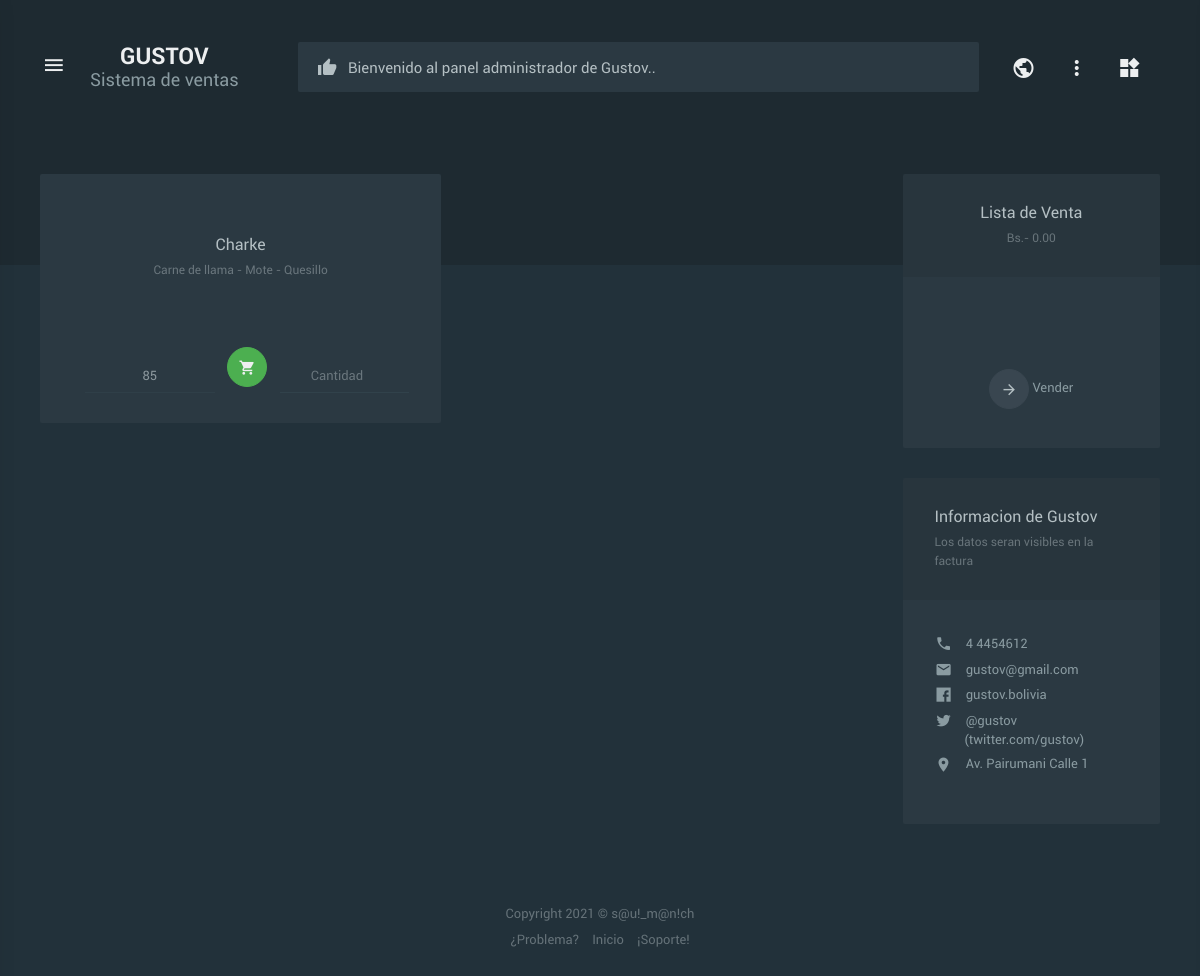
The page /Vista/layouts/administrador/venta.php (signed in) on the database as committed earlier.
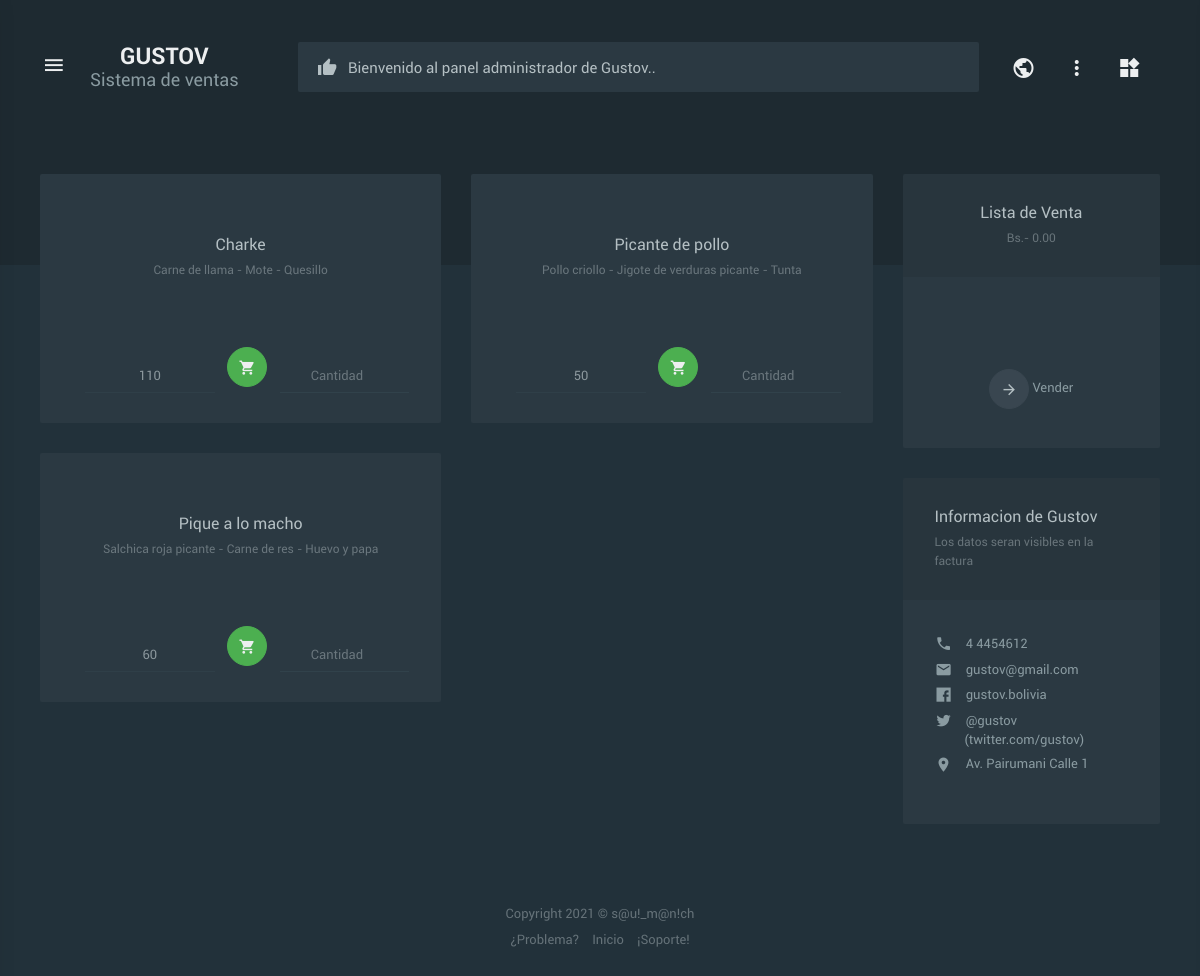
The same page on the database as committed later.
### tables this page shows
create table menu
(
	id_menu int not null auto_increment primary key,
	nombre varchar(50),
	precio int,
	ingredientePrincipal varchar(50),
	ingredienteSecundario varchar(50),
	ingredienteComplemento varchar(50),
	estado bool
);

### Modelo/menu.php (called while the page is built, shortened)
<?php
  class Menu
  {
    public function __get($name)
    {
      if (property_exists($this, $name))
      {
        return $this->$name;
      }
      else
      {
        return "Error al encontrar el atributo {$name}";
      }
    }
    public function getMenu()
    {
      try
      {
        $conexion = new Conexion();
        $conexion = $conexion->conectar();
        $query = 'SELECT * FROM menu';
        $preparar = $conexion->prepare($query);
        $preparar->execute();
        $registro = $preparar->fetchAll();
        return ($registro) ? $registro : null;
      }
      catch (PDOException $e)
      {
        return 'Error';
      }
    }
  }
?>

### Controlador/menuControlador.php (called while the page is built, shortened)
<?php
$path = getcwd();
if (strpos($path,'\layouts\administrador')) {
  include ('../../../Modelo/menu.php');
}else{
include ('../Modelo/menu.php');
}
  function listaMenu()
  {
    $menu = new Menu();
    $menu = $menu->getMenu();
    $listaMenu = array();
    $i = 0;
    if ($menu!=null)
    {
      foreach ($menu as $value)
      {
        $menu = new Menu();
        $menu->id_menu = $value['id_menu'];
        $menu->nombre = $value['nombre'];
        $menu->precio = $value['precio'];
        $menu->estado = ($value['estado']==1) ? 'Activo' : 'Inactivo';
        $menu->ingredientePrincipal = $value['ingredientePrincipal'];
        $menu->ingredienteSecundario = $value['ingredienteSecundario'];
        $menu->ingredienteComplemento = $value['ingredienteComplemento'];
        $listaMenu[$i] = $menu;
        $i++;
      }
      return $listaMenu;
    }
    else
    {
      return null;
    }
  }
?>

### Vista/layouts/administrador/venta.php (the view, shortened to what this page needs)
<?php
include '../../../Controlador/menuControlador.php';
$datosMenu = listaMenu();
  if ($_SESSION["usuario"]!=null) {
?>
<!DOCTYPE html>
<html lang="es">
    <head>
        <link href="../../assets/css/calendario.css" rel="stylesheet">
        <link href="../../vendors/animate.css/animate.min.css" rel="stylesheet">
        <link href="../../vendors/material-design-iconic-font/dist/css/material-design-iconic-font.min.css" rel="stylesheet">
        <link href="../../vendors/malihu-custom-scrollbar-plugin/jquery.mCustomScrollbar.min.css" rel="stylesheet">
        <link href="../../vendors/fullcalendar/dist/fullcalendar.min.css" rel="stylesheet">
        <link href="../../vendors/eonasdan-bootstrap-datetimepicker/build/css/bootstrap-datetimepicker.min.css" rel="stylesheet">
        <link href="../../vendors/select2/dist/css/select2.min.css" rel="stylesheet">
        <link href="../../assets/css/app-1.min.css" rel="stylesheet">
    </head>
    <body>
        <header id="header">
            <div class="logo">
                <a href="#"  class="hidden-xs" align="center">
                    GUSTOV
                    <small>Sistema de ventas</small>
                </a>
                <i class="logo__trigger zmdi zmdi-menu" data-mae-action="block-open" data-mae-target="#navigation"></i>
            </div>
            <ul class="top-menu">
                <li class="top-menu__apps dropdown hidden-xs hidden-sm">
                    <a data-toggle="dropdown" href="index.php">
                        <i class="zmdi zmdi-globe"></i>
                    </a>
                </li>
                <li class="dropdown hidden-xs">
                    <a data-toggle="dropdown" href=""><i class="zmdi zmdi-more-vert"></i></a>
                </li>
                <li class="top-menu__alerts" data-mae-action="block-open" data-mae-target="#notifications" data-toggle="tab" data-target="#notifications__messages">
                    <a href=""><i class="zmdi zmdi-widgets"></i></a>
                </li>
            </ul>
            <form class="top-search">
                <input type="text" class="top-search__input" placeholder="Bienvenido al panel administrador de Gustov.." disabled>
                <i class="zmdi zmdi-thumb-up top-search__reset"></i>
            </form>
        </header>
        <section id="main">
            <section id="content"><br>
                <div class="row">
                    <div class="col-md-9">
                        <div id="content__grid" data-columns>
                            <?php
                            foreach ($datosMenu as $value)
                            {
                            ?>
                            <div class="card widget-analytic">
                                <div class="card__header" id="<?php echo "key".$value->id_menu; ?>">
                                    <h2 align="center">
                                        <br><br> <?php echo $value->nombre ?><small><?php echo $value->ingredientePrincipal ?> - <?php echo $value->ingredienteSecundario ?> - <?php echo $value->ingredienteComplemento ?></small>
                                    </h2>
                                </div>
                                <form class="carrito">
                                    <div class="card__body">
                                        <div class="input-group">
                                            <div class="form-group">
                                                <span class="input-group-addon"></span>
                                                <div class="form-group">
                                                    <input type="text" class="form-control text-center" value="<?php echo $value->precio ?>" placeholder="<?php echo $value->precio ?>" disabled>
                                                </div>
                                            </div>
                                            <span class="input-group-addon"><button type="submit" class="btn btn-success btn--icon addBtn" data-trigger="hover" data-toggle="popover" data-placement="top" data-original-title="Añadir"><i class="zmdi zmdi-shopping-cart"></i></button></span>
                                            <div class="form-group">
                                                <input type="number" name="cantidad" class="form-control text-center toDoInput" placeholder="Cantidad">
                                            </div>
                                        </div>
                                    </div>
                                </form>
                            </div>
                            <?php
                            }
                            ?>
                        </div>
                    </div>
                    <div class="col-md-3">
                        <div class="card">
                            <div class="card__header card__header--highlight text-center">
                            <h2>Lista de Venta <small id="resultado">Bs.- 0.00</small></h2>
                            </div>
                            <div class="list-group">
                                <a href="#" class="list-group-item media">
                                    <div class="media-body">
                                        <div class="col-sm-12">
                                            <div class="list-group__heading"></div>
                                        </div>
                                    </div>
                                </a>
                            </div>
                            <br>
                            <p align="center">
                            <button type="submit" class="btn btn--light btn--icon" id="procesarVenta" ><i class="zmdi zmdi-arrow-forward"></i></button>
                                Vender
                            </p><br>
                        </div>
                        <div class="card widget-contacts">
                            <div class="card__header card__header--highlight">
                                <h2>Informacion de Gustov <small>Los datos seran visibles en la factura</small></h2>
                            </div>
                            <div class="card__body">
                                <ul class="icon-list">
                                    <li><i class="zmdi zmdi-phone"></i> 4 4454612</li>
                                    <li><i class="zmdi zmdi-email"></i> gustov@gmail.com</li>
                                    <li><i class="zmdi zmdi-facebook-box"></i> gustov.bolivia</li>
                                    <li><i class="zmdi zmdi-twitter"></i> @gustov (twitter.com/gustov)</li>
                                    <li>
                                        <i class="zmdi zmdi-pin"></i>
                                        <address>
                                            Av. Pairumani Calle 1 <br>
                                        </address>
                                    </li>
                                </ul>
                            </div>
                        </div>
                    </div>
                </div>
            </section>
            <footer id="footer">Copyright 2021 &copy; s@u!_m@n!ch
                <ul class="footer__menu">
                    <li><a href="#">¿Problema?</a></li>
                    <li><a href="#">Inicio</a></li>
                    <li><a href="#">¡Soporte!</a></li>
                </ul>
            </footer>
        </section>
    </body>
</html>
<?php
}
else
{
header('location: ../../');
}
?>

### Vista/assets/css/calendario.css (style rules this page uses)
section { margin: 0; padding: 0; border: 0; font-weight: inherit; font-style: inherit; font-size: 100%; font-family: inherit; vertical-align: baseline; text-decoration: none; list-style: none; }

Rows that differ between the two databases and show on the page:
changed menu "Charke": precio "85" → "110"
added menu: nombre "Picante de pollo", ingredientePrincipal "Pollo criollo", ingredienteSecundario "Jigote de verduras picante", ingredienteComplemento "Tunta", precio "50"
added menu: nombre "Pique a lo macho", ingredientePrincipal "Salchica roja picante", ingredienteSecundario "Carne de res", ingredienteComplemento "Huevo y papa", precio "60"
